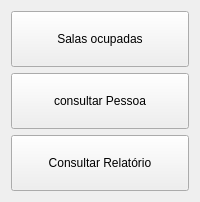
                  <widget class="QWidget" name="busca">
                   <layout class="QVBoxLayout" name="verticalLayout_9">
                    <item>
                     <widget class="QPushButton" name="pushButton_2">
                      <property name="minimumSize">
                       <size>
                        <width>119</width>
                        <height>56</height>
                       </size>
                      </property>
                      <property name="cursor">
                       <cursorShape>PointingHandCursor</cursorShape>
                      </property>
                      <property name="text">
                       <string>Salas ocupadas</string>
                      </property>
                      <property name="autoExclusive">
                       <bool>true</bool>
                      </property>
                     </widget>
                    </item>
                    <item>
                     <widget class="QPushButton" name="pushButton_4">
                      <property name="minimumSize">
                       <size>
                        <width>119</width>
                        <height>56</height>
                       </size>
                      </property>
                      <property name="cursor">
                       <cursorShape>PointingHandCursor</cursorShape>
                      </property>
                      <property name="text">
                       <string>consultar Pessoa</string>
                      </property>
                      <property name="autoExclusive">
                       <bool>true</bool>
                      </property>
                     </widget>
                    </item>
                    <item>
                     <widget class="QPushButton" name="pushButton">
                      <property name="minimumSize">
                       <size>
                        <width>119</width>
                        <height>56</height>
                       </size>
                      </property>
                      <property name="cursor">
                       <cursorShape>PointingHandCursor</cursorShape>
                      </property>
                      <property name="text">
                       <string>Consultar Relatório</string>
                      </property>
                      <property name="autoExclusive">
                       <bool>true</bool>
                      </property>
                     </widget>
                    </item>
                   </layout>
                  </widget>
